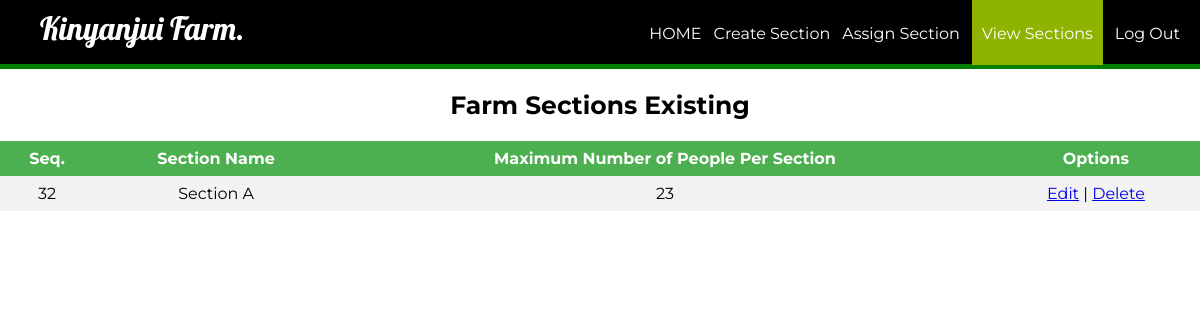
The page /manager/managerViewFarmSections.php on the database as committed earlier.
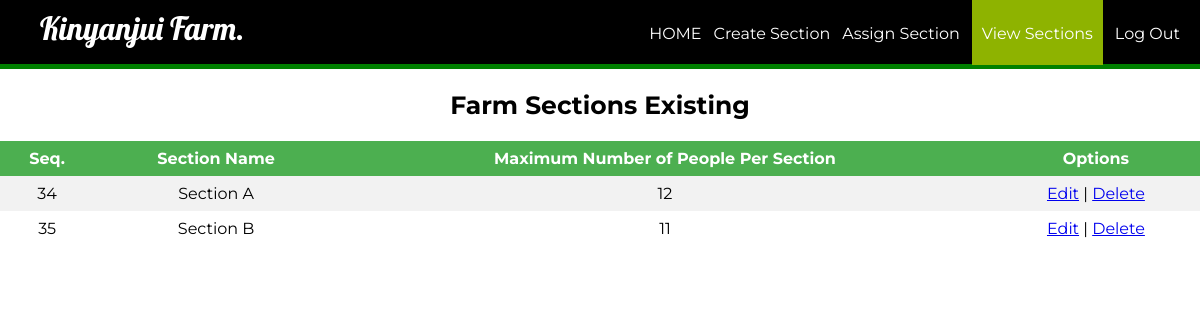
The same page on the database as committed later.
### tables this page shows
CREATE TABLE `farm_section` (
  `id` int(10) NOT NULL,
  `section_name` varchar(225) NOT NULL,
  `max_people` varchar(225) NOT NULL
);

### manager/managerViewFarmSections.php (the view, shortened to what this page needs)
<?php
	require_once ('../process/dbh.php');
	$id = (isset($_GET['id']) ? $_GET['id'] : '');
	$sql = "SELECT * FROM farm_section";
$result = mysqli_query($conn, $sql);
?>
<html>
<head>
	<link rel="stylesheet" type="text/css" href="../stylescss/manager_login_style.css">
</head>
<body>
	<header>
		<nav>
			<h1>Kinyanjui Farm.</h1>
			<ul id="navli">
			    <li><a class="homeblack" href="managerHome.php?id=<?php echo $id?>"">HOME</a></li>
                <li><a class="homeblack" href="managerFarmSection.php?id=<?php echo $id?>"">Create Section</a></li>
                <li><a class="homeblack" href="managerTaskStatus.php?id=<?php echo $id?>"">Assign Section</a></li>
                <li><a class="homered" href="managerViewFarmSections.php?id=<?php echo $id?>"">View Sections</a></li>
				<li><a class="homeblack" href="managerlogin.html">Log Out</a></li>
			</ul>
		</nav>
	</header>
	<div class="divider"></div>
	<div id="divimg">
	<div>
		    	<h2 style="font-family: 'Montserrat', sans-serif; font-size: 25px; text-align: center;">Farm Sections Existing </h2>
    	<table>
			<tr bgcolor="#000">
				<th align = "center">Seq.</th>
				<th align = "center">Section Name</th>
				<th align = "center">Maximum Number of People Per Section</th>
				<th align = "center">Options</th>
			</tr>
			<?php
				while ($section = mysqli_fetch_assoc($result)) {
					echo "<tr>";
					echo "<td>".$section['id']."</td>";
					echo "<td>".$section['section_name']."</td>";
					echo "<td>".$section['max_people']."</td>";
                    echo "<td><a href=\"editViewSections.php?id=$section[id]\">Edit</a> | <a href=\"deleteViewSections.php?id=$section[id]\" onClick=\"return confirm('Are you sure you want to delete this section?')\">Delete</a></td>";
				}
			?>
		</table>
<br>
<br>
<br>
<br>
<br>
	</div>
	</div>
</body>
</html>

Rows that differ between the two databases and show on the page:
removed farm_section: id "32", section_name "Section A", max_people "23"
added farm_section: id "34", section_name "Section A", max_people "12"
added farm_section: id "35", section_name "Section B", max_people "11"
